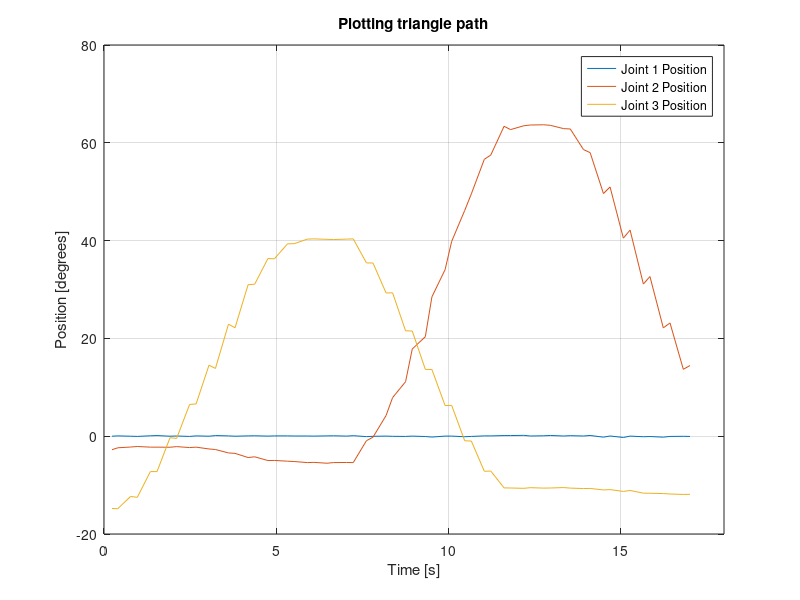
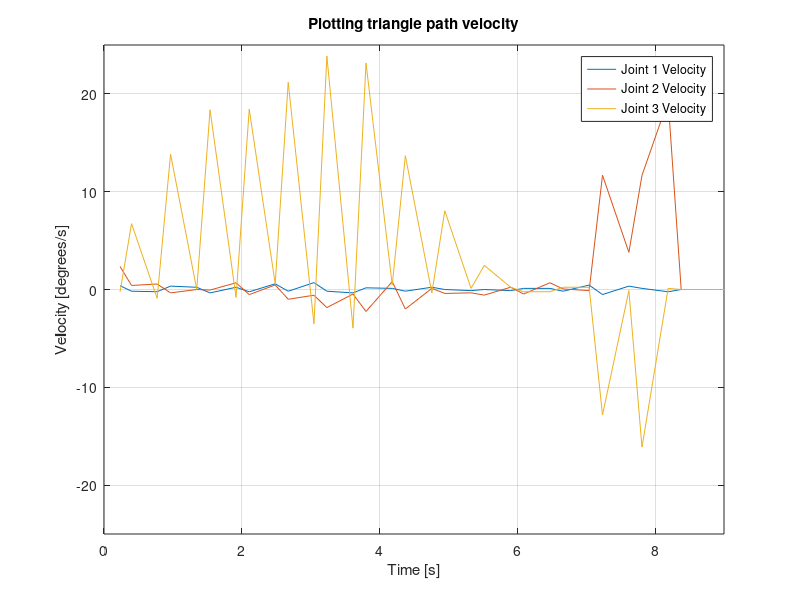

Recreate these plots in MATLAB, in order.

f = figure; % create figure
axes;
hold on;
%axis equal;
box on;
grid on;

% center the figure on screen and resize it
fig_size = get(0, 'Screensize');
fig_pos = [0,0,0.9*fig_size(3), 0.8*fig_size(4)];
set(f, 'Position', fig_pos);
axis([0 18 -20 80]);
title('Plotting triangle path');
xlabel('Time [s]'); ylabel('Position [degrees]');

% This is the giant csv file read in.
M = dlmread('interpolationjoints.csv');

% X Coordinates
Xs = [];

% Y Coordinates
Ys = [];

% The reformatted data from the .csv file.
importedFromCSV = zeros(60,4);

% Counter for counting the rows in the l for loop
i = 1;
%iterate through each axis
for m=1:4
    % iterate through the columns for the data from each axis
    
    
    % iterate through the rows of the csv
    for l=1:60
        importedFromCSV(l,m) = M(l,m);
        
    end
    
    
    
end

% Fill in the respective column vectors.
J1s(:,1) = importedFromCSV(:,1);
J1s(:,2) = importedFromCSV(:,2)./11.4;

vJ1s = importedFromCSV(:,1);
for k = 1:29
    vJ1s(k,2) = (J1s((k+1),2)-J1s(k,2))/(J1s(k+1,1)-J1s(k,1));
end



J2s(:,1) = importedFromCSV(:,1);
J2s(:,2) = importedFromCSV(:,3)./11.4;

vJ2s = importedFromCSV(:,1);
for w = 1:29
    vJ2s(w,2) = (J2s((w+1),2)-J2s(w,2))/(J2s(w+1,1)-J2s(w,1));
    
end


J3s(:,1) = importedFromCSV(:,1);
J3s(:,2) = importedFromCSV(:,4)./11.4;

vJ3s = importedFromCSV(:,1);
for p = 1:29
    vJ3s(p,2) = (J3s((p+1),2)-J3s(p,2))/(J3s(p+1,1)-J3s(p,1));
end


times = importedFromCSV(:,1);



plot(J1s(:,1),J1s(:,2),J2s(:,1),J2s(:,2),...
    J3s(:,1),J3s(:,2));
legend('Joint 1 Position','Joint 2 Position','Joint 3 Position')

disp(vJ1s);


g = figure; % create figure
axes;
hold on;
%axis equal;
box on;
grid on;

% center the figure on screen and resize it
fig_size = get(0, 'Screensize');
fig_pos = [0,0,0.9*fig_size(3), 0.8*fig_size(4)];
set(g, 'Position', fig_pos);
axis([0 9 -25 25]);
title('Plotting triangle path velocity');
xlabel('Time [s]'); ylabel('Velocity [degrees/s]');
plot(vJ1s(:,1),vJ1s(:,2),vJ2s(:,1),vJ2s(:,2), ...
    vJ3s(:,1),vJ3s(:,2));

legend('Joint 1 Velocity','Joint 2 Velocity','Joint 3 Velocity')